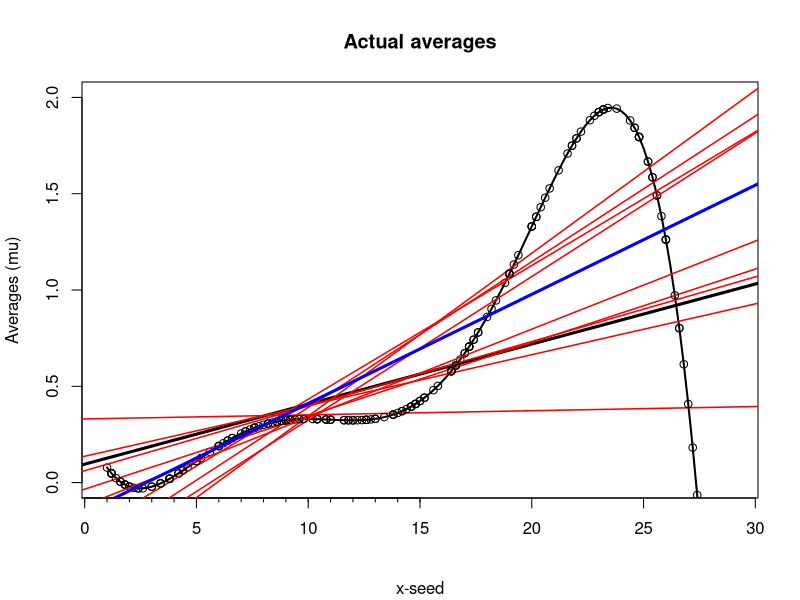

Write the R code that produced this figure.
#the range that x can take
x <- seq(1,29,0.2)

#a third order function that shows the real value
real <- function(x){
  y <- ((-(1*10^-5))*x^5 + 0.0006*x^4 - 0.0125*x^3 + 0.11*x^2 - 0.35*x +0.33)
  y <- y
}

y = real(x)

plot(x,y, axes=T, ylim=c(0,2), typ ='l', ann=F, lwd=2)
par(tcl= -0.2)
axis(1, at=seq(-15,15, by=1),labels=F,lwd=1,lwd.ticks=1)

title(main="Actual averages", sub="x-seed", ylab="Averages (mu)")

#real function
linear.model = lm(y~x)
abline(linear.model, col="black", lwd=3)

xAll = vector()
yAll = vector()

oneSample <- function(x,n){
  for (i in 1:n){
    xSample <- sample(x, 20, replace=TRUE, prob = NULL)
    ySample <- real(xSample)
    #nog opslaan in matrix
    #sample = c(xSample, ySample)
    #mat[i,] <- sample
    #points(xSample,ySample) is een test of al de punten wel op real liggen
    points(xSample,ySample)
    reg.line = lm(ySample~xSample)
    abline(reg.line, col="red", lwd=1.5)
    xAll = c(xAll, xSample)
    yAll = c(yAll, ySample)
  }
  avgReg = lm(ySample~xSample)
  abline(avgReg, col="blue", lwd=3)
}

#run the function
tenSamples = oneSample(x,10)

